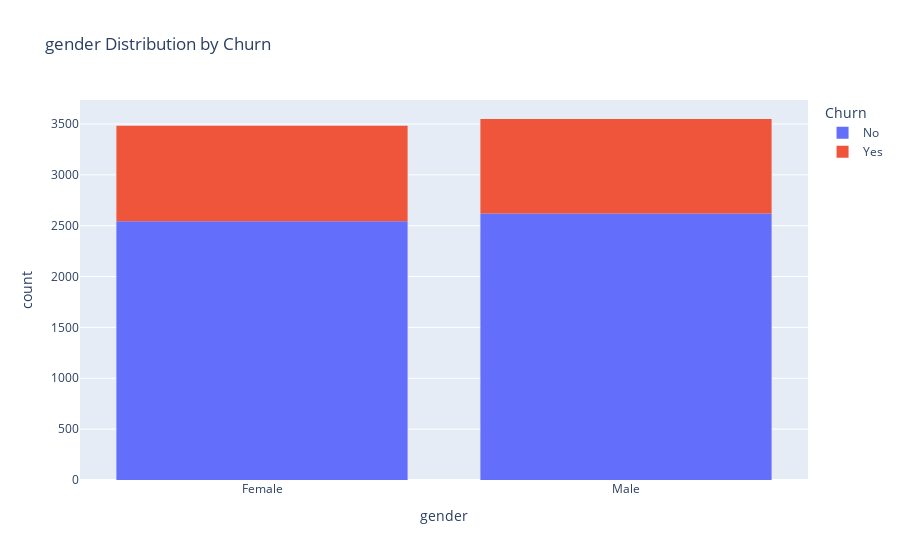
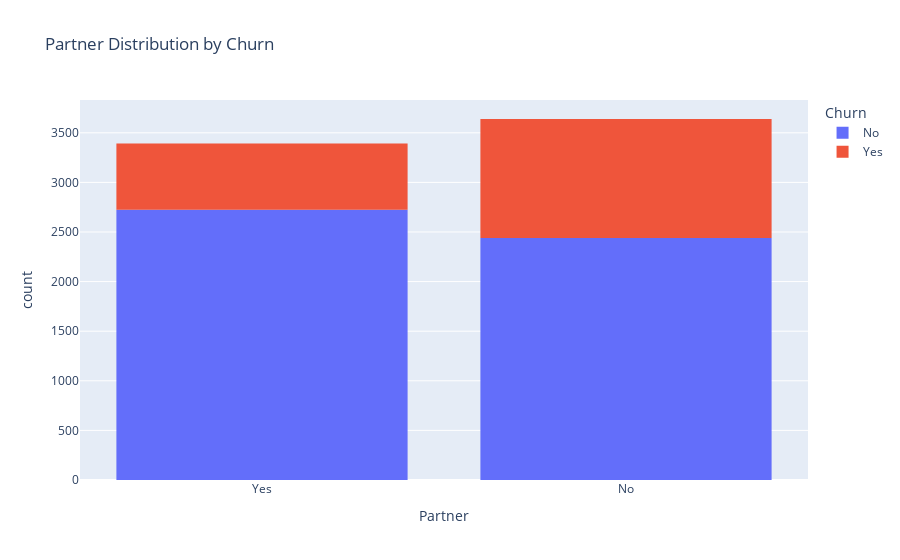

Notebook source saved alongside these figures, in order:
### Code cell
# distribution by churn for categorical columns
for col in cat_cols:
    if col != 'customerID':
        fig= px.histogram(cleaned_data,x=col,color='Churn',title=f'{col} Distribution by Churn')
        fig.show()

### Figure 1 — Plotly figure (JSON) as saved in the notebook; plotly's stock layout.template omitted (floating-point values rounded to 4 significant figures; data arrays with more than 128 entries replaced by an {"elided": "..."} marker saying what was removed)
{"data": [{"bingroup": "x", "hovertemplate": "Churn=No<br>gender=%{x}<br>count=%{y}<extra></extra>", "legendgroup": "No", "marker": {"color": "#636efa", "pattern": {"shape": ""}}, "name": "No", "orientation": "v", "showlegend": true, "type": "histogram", "x": {"elided": "5163 str values"}, "xaxis": "x", "yaxis": "y"}, {"bingroup": "x", "hovertemplate": "Churn=Yes<br>gender=%{x}<br>count=%{y}<extra></extra>", "legendgroup": "Yes", "marker": {"color": "#EF553B", "pattern": {"shape": ""}}, "name": "Yes", "orientation": "v", "showlegend": true, "type": "histogram", "x": {"elided": "1869 str values"}, "xaxis": "x", "yaxis": "y"}], "layout": {"barmode": "relative", "legend": {"title": {"text": "Churn"}, "tracegroupgap": 0}, "title": {"text": "gender Distribution by Churn"}, "xaxis": {"anchor": "y", "domain": [0, 1], "title": {"text": "gender"}}, "yaxis": {"anchor": "x", "domain": [0, 1], "title": {"text": "count"}}}}

### Figure 2 — Plotly figure (JSON) as saved in the notebook; plotly's stock layout.template omitted (floating-point values rounded to 4 significant figures; data arrays with more than 128 entries replaced by an {"elided": "..."} marker saying what was removed)
{"data": [{"bingroup": "x", "hovertemplate": "Churn=No<br>Partner=%{x}<br>count=%{y}<extra></extra>", "legendgroup": "No", "marker": {"color": "#636efa", "pattern": {"shape": ""}}, "name": "No", "orientation": "v", "showlegend": true, "type": "histogram", "x": {"elided": "5163 str values"}, "xaxis": "x", "yaxis": "y"}, {"bingroup": "x", "hovertemplate": "Churn=Yes<br>Partner=%{x}<br>count=%{y}<extra></extra>", "legendgroup": "Yes", "marker": {"color": "#EF553B", "pattern": {"shape": ""}}, "name": "Yes", "orientation": "v", "showlegend": true, "type": "histogram", "x": {"elided": "1869 str values"}, "xaxis": "x", "yaxis": "y"}], "layout": {"barmode": "relative", "legend": {"title": {"text": "Churn"}, "tracegroupgap": 0}, "title": {"text": "Partner Distribution by Churn"}, "xaxis": {"anchor": "y", "domain": [0, 1], "title": {"text": "Partner"}}, "yaxis": {"anchor": "x", "domain": [0, 1], "title": {"text": "count"}}}}
